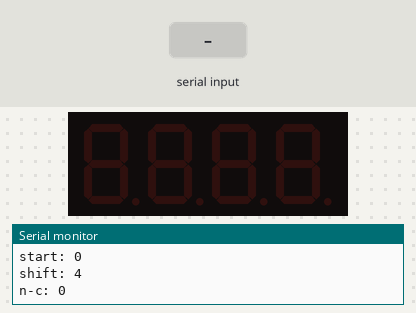
Simulated run of this program. Board: SparkFun Pro Micro, built with avr-gcc and run on an emulated ATmega32U4. Parts: 4-digit seven-segment display, the last lines printed to the serial monitor. The inputs (shaded band) are chosen by the test bench.

Above: at 1.2 s.
1.3 s: "." received over Serial
3.8 s: "1" received over Serial
At 5.1 s:
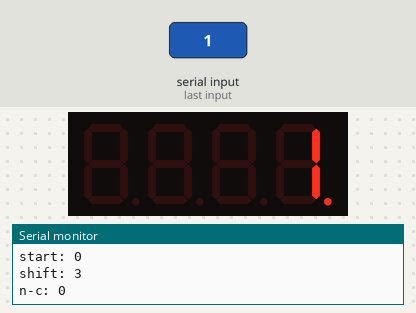
Timing chart, 0 to 6.8 s (numbered marks = the images above; inputs shaded):
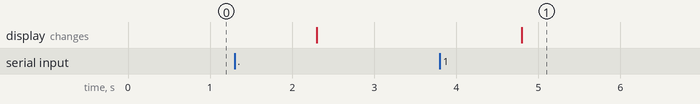

Measured:
- after the input at 3.8 s, the display: changes after 1.0 s (image 1)

The program:

main.cpp
```cpp
#include "SevSeg.h"

SevSeg sevseg; // Instantiate a seven segment controller object
const int BUFFER_SIZE = 32;
void write(char *buf, int buf_len, int start);

void setup()
{
    byte numDigits = 4;

    byte digitPins[] = {10, 15, A0, 4};
    byte segmentPins[] = {16, A1, 6, 8, 9, 14, 5, 7};

    bool resistorsOnSegments = false; // not using any resistors... but this works, so don't change it
    byte hardwareConfig = COMMON_CATHODE;
    bool updateWithDelays = false; // This is their recommended value
    bool leadingZeros = false;
    bool disableDecPoint = false;

    sevseg.begin(hardwareConfig, numDigits, digitPins, segmentPins, resistorsOnSegments,
                 updateWithDelays, leadingZeros, disableDecPoint);
    // sevseg.setBrightness(90);
    Serial.begin(9600);
}

void loop()
{
    static char buffer[BUFFER_SIZE];
    static int read_len = 0;
    static int start = 0;
    static int start_time = millis();

    if (Serial.available()) // only run serial data is incoming
    {
        read_len = Serial.readBytes(buffer, BUFFER_SIZE);
    }

    int now = millis();
    if (now - start_time > 500)
    {
        start_time = now;

        if (read_len <= 4)
        {
            start = 0;
        }
        else
        {
            start = start < read_len ? start + 1 : 0; // display scrolling text
        }
        write(buffer, read_len, start);
    }

    sevseg.refreshDisplay();
}

// Write the buffer the the screen, right-justified.
// Doesn't have to be 4 chars, but only the first 4 will be displayed
//
// `buf` is the buffer you are displaying from
//
// `buf_len` is the length of of `buf` that you want to read from.
//
// `start` is the index to start the display at.
void write(char *buf, int buf_len, int start)
{
    static char display_buffer[8];

    int not_counted = 0;
    for (int i = start; i < buf_len && i < 8; i++)
    {
        if (buf[i] == '.')
        {
            not_counted++;
        }
    }

    int shift = 4 - buf_len + not_counted;
    shift = shift < 0 ? 0 : shift;

    Serial.print("buf_len: ");
    Serial.println(buf_len);

    Serial.print("start: ");
    Serial.println(start);

    Serial.print("shift: ");
    Serial.println(shift);

    Serial.print("n-c: ");
    Serial.println(not_counted);

    // FIXME not respecting start for actuall start location
    for (int i = start; i < buf_len && i < 8; i++)
    {
        display_buffer[i + shift] = buf[i];
    }

    if (shift) // 0 == false
    {          // make blank leading space
        for (int i = start; i < shift; i++)
        {
            display_buffer[i] = ' ';
        }
    }
    // FIXME going from 1.2.3.4. -> 1.2.3.4 (no dot) doesn't remove the last dot
    sevseg.setChars(display_buffer);
}
```
